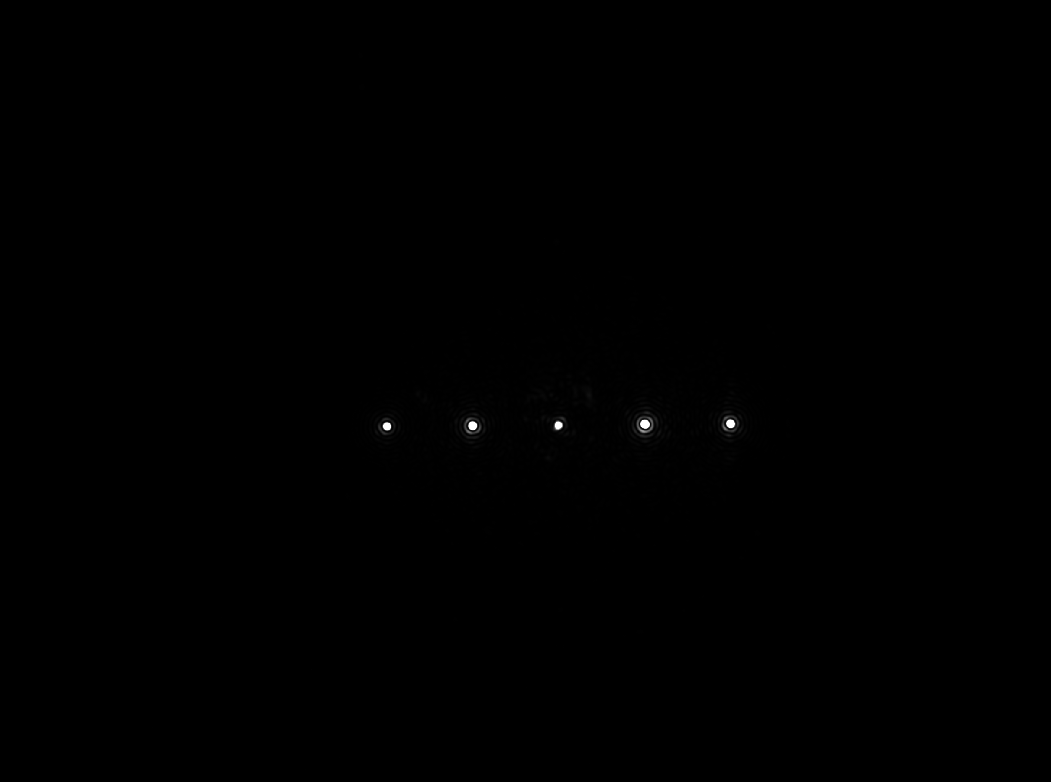
#> input picture xm17.tif, 1051 x 782 px
$ python diffraction_efficiency_single_image.py
#> lines starting #> are read from the running program, lines starting #| are printed output that depends on the picture
import numpy as np
import matplotlib.pyplot as plt
from matplotlib.patches import Rectangle
import cv2
from skimage.feature import peak_local_max
import scipy.ndimage as ndi


image_path = r"xm17.tif"

img = cv2.imread(image_path)
#> img is the input picture: shape (782, 1051, 3); min 0, max 255, mean 0.2

x_start = 300
x_stop = 500
y_start = 250
y_stop = 850
roi_length = 20

def get_diffraction_efficiency(img, x_start, x_stop, y_start, y_stop, roi_length):

    img_matrix = cv2.cvtColor(img, cv2.COLOR_BGR2GRAY)[x_start:x_stop, y_start:y_stop]
    plt.imshow(img_matrix, cmap='viridis')

    maxima = peak_local_max(img_matrix, min_distance=50)

    span_y = np.ptp(maxima[:, 0])
    span_x = np.ptp(maxima[:, 1])
    sort_col = 1 if span_x >= span_y else 0

    maxima = maxima[np.argsort(maxima[:, sort_col])]

    y0, x0, y1, x1 = extend_plot_line(maxima[0], maxima[-1], 50)

    plt.plot([x0, x1], [y0, y1], '-', c="lightblue", linewidth=.3)

    intensities = np.array([])
    for maximum in maxima:
        roi_x_start = maximum[1]-roi_length
        roi_x_stop = maximum[1]+roi_length
        roi_y_start = maximum[0]-roi_length
        roi_y_stop = maximum[0]+roi_length
        plt.gca().add_patch(
            Rectangle((roi_x_start, roi_y_start), 2 * roi_length, 2 * roi_length, linewidth=1, edgecolor='r',
                      facecolor='none'))

        order_intensity = np.sum(img_matrix[roi_y_start:roi_y_stop, roi_x_start:roi_x_stop])
        intensities = np.append(intensities, order_intensity)

    plt.plot(maxima[:, 1], maxima[:, 0], 'r.')
    plt.show()
    plt.close()

    normalized_intensities = intensities / np.sum(intensities)
    max_order = int(np.floor(len(intensities)/2))
    bar_x = np.arange(-max_order, max_order+1, 1)

    plt.bar(bar_x, normalized_intensities)
    plt.show()
    plt.close()

    num = 1000
    x, y = np.linspace(x0, x1, num), np.linspace(y0, y1, num)
    zi = ndi.map_coordinates(img_matrix, np.vstack((y,x)))

    plt.plot(zi)
    plt.show()
    plt.close()

def extend_plot_line(p1: list, p2: list, width: int):
    assert len(p1) == len(p2) == 2

    alpha = np.arctan2((p2[0]-p1[0]), (p2[1]-p1[1]))
    delta_y = np.sin(alpha)*width
    delta_x = np.cos(alpha)*width

    y0 = p1[0]-delta_y
    x0 = p1[1]-delta_x
    y1 = p2[0]+delta_y
    x1 = p2[1]+delta_x

    return y0, x0, y1, x1


get_diffraction_efficiency(img, x_start, x_stop, y_start, y_stop, roi_length)
#> in get_diffraction_efficiency, `img_matrix = cv2.cvtColor(img, cv2.COLOR_BGR2GRAY)[x_start:x_stop, y_s..`:
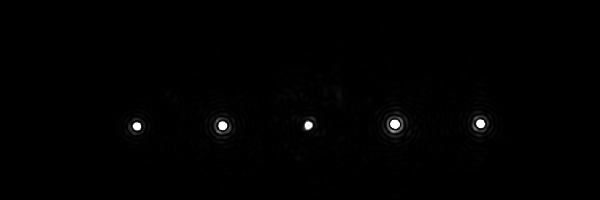
#> img_matrix: shape (200, 600); min 0, max 255, mean 1.4
#> in get_diffraction_efficiency, `maxima = peak_local_max(img_matrix, min_distance=50)`: maxima = [[120, 392], [120, 478], [122, 220], [122, 306], [123, 135]]
#> in get_diffraction_efficiency, `span_y = np.ptp(maxima[:, 0])`: span_y = 3
#> in get_diffraction_efficiency, `span_x = np.ptp(maxima[:, 1])`: span_x = 343
#> in get_diffraction_efficiency, `sort_col = 1 if span_x >= span_y else 0`: sort_col = 1
#> in get_diffraction_efficiency, `maxima = maxima[np.argsort(maxima[:, sort_col])]`: maxima = [[123, 135], [122, 220], [122, 306], [120, 392], [120, 478]]
#> in extend_plot_line, `alpha = np.arctan2((p2[0]-p1[0]), (p2[1]-p1[1]))`: alpha = -0.00875
#> in extend_plot_line, `delta_y = np.sin(alpha)*width`: delta_y = -0.437
#> in extend_plot_line, `delta_x = np.cos(alpha)*width`: delta_x = 50
#> in extend_plot_line, `y0 = p1[0]-delta_y`: y0 = 123.4
#> in extend_plot_line, `x0 = p1[1]-delta_x`: x0 = 85
#> in extend_plot_line, `y1 = p2[0]+delta_y`: y1 = 119.6
#> in extend_plot_line, `x1 = p2[1]+delta_x`: x1 = 528
#> in get_diffraction_efficiency, `y0, x0, y1, x1 = extend_plot_line(maxima[0], maxima[-1], 50)`: y0 = 123.4; x0 = 85; y1 = 119.6; x1 = 528
#> the loop in get_diffraction_efficiency, `for maximum in maxima:` made 5 passes
#> (maximum, roi_x_start, roi_x_stop, roi_y_start, roi_y_stop, order_intensity, intensities) on passes 1 to 5: ([123, 135], 115, 155, 103, 143, 20981, [20981]), ([122, 220], 200, 240, 102, 142, 29960, [20981, 29960]), ([122, 306], 286, 326, 102, 142, 19263, [20981, 29960, 19263]), ([120, 392], 372, 412, 100, 140, 37241, [20981, 29960, 19263, 37241]), ([120, 478], 458, 498, 100, 140, 28193, [20981, 29960, 19263, 37241, 28193])
#> in get_diffraction_efficiency, `plt.show()`:
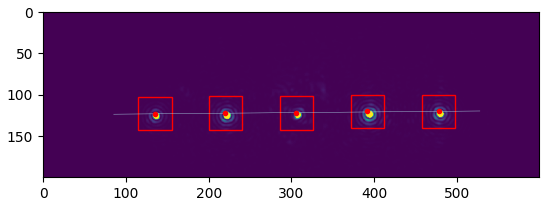
#> figure drawn by matplotlib, 1 panel
#> in get_diffraction_efficiency, `normalized_intensities = intensities / np.sum(intensities)`: normalized_intensities = [0.155, 0.221, 0.142, 0.275, 0.208]
#> in get_diffraction_efficiency, `max_order = int(np.floor(len(intensities)/2))`: max_order = 2
#> in get_diffraction_efficiency, `plt.show()`:
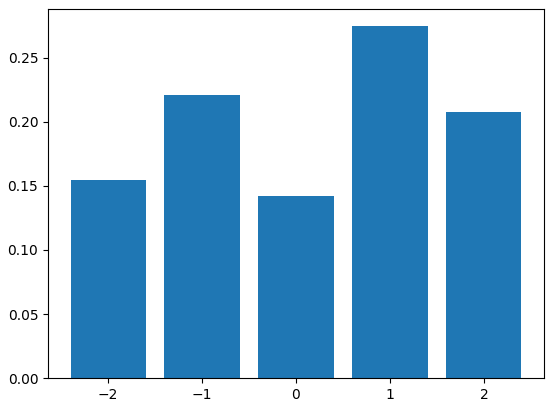
#> figure drawn by matplotlib, 1 panel; tallest bar 0.275 high, from x = 0.6 to 1.4
#> in get_diffraction_efficiency, `zi = ndi.map_coordinates(img_matrix, np.vstack((y,x)))`: zi = 1000 values, max 255 at index 113, min 0 at index 0, mean 21.94
#> in get_diffraction_efficiency, `plt.show()`:
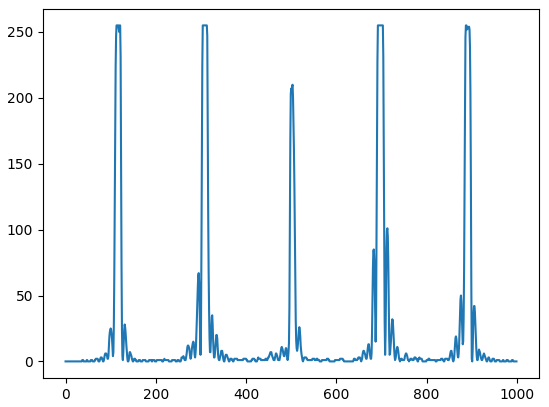
#> figure drawn by matplotlib, 1 panel; curve peaks at x = 113, y = 255
